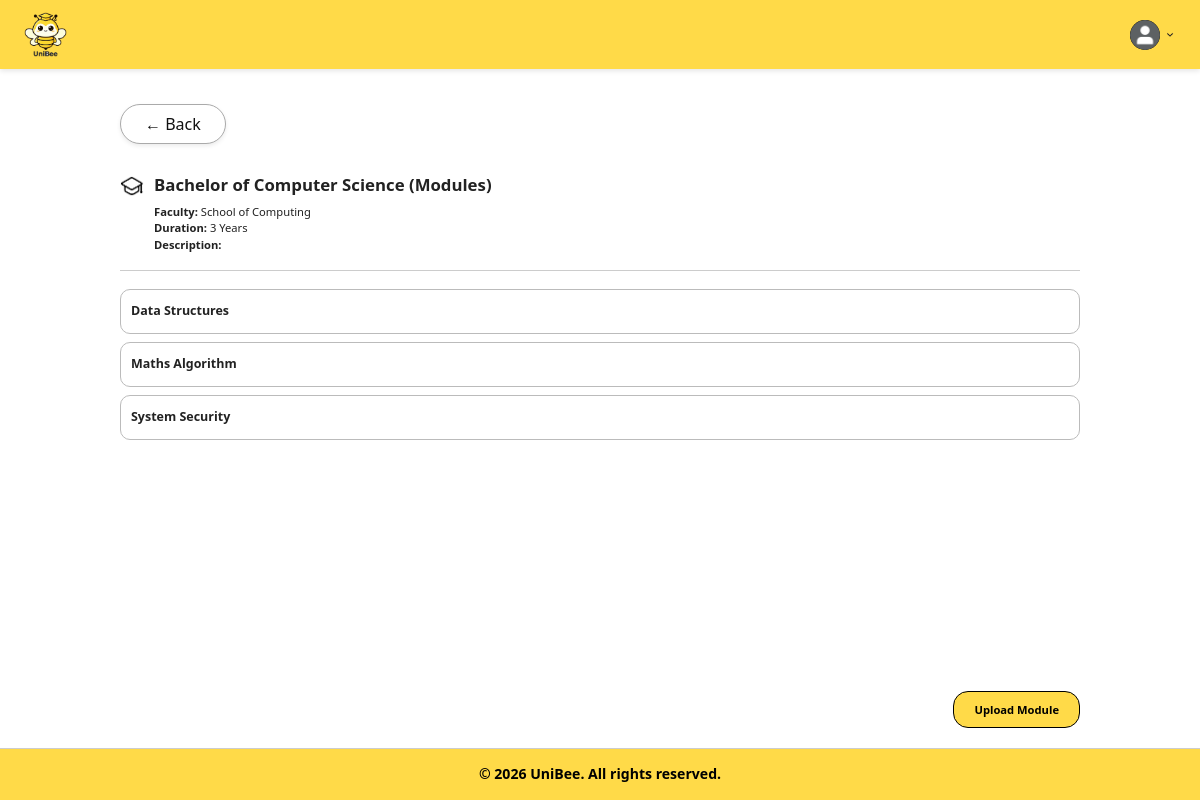
Screenshot of /boundary/UploadModuleListPage.php?programmeId=1&facultyId=1 (signed in) with the database file from the repository.
### tables this page shows
CREATE TABLE Programmes (
    id INT PRIMARY KEY AUTO_INCREMENT,
    facultyId INT NOT NULL,
    name VARCHAR(255) NOT NULL,
    code VARCHAR(50),
    durationYears INT,
    description TEXT,
    createdAt DATETIME DEFAULT CURRENT_TIMESTAMP,
    updatedAt DATETIME DEFAULT CURRENT_TIMESTAMP ON UPDATE CURRENT_TIMESTAMP,
    FOREIGN KEY (facultyId) REFERENCES Faculties(id) ON DELETE CASCADE
);

CREATE TABLE Faculties (
    id INT PRIMARY KEY AUTO_INCREMENT,
    universityId INT NOT NULL,
    name VARCHAR(255) NOT NULL,
    code VARCHAR(50),
    description TEXT,
    createdAt DATETIME DEFAULT CURRENT_TIMESTAMP,
    updatedAt DATETIME DEFAULT CURRENT_TIMESTAMP ON UPDATE CURRENT_TIMESTAMP,
    FOREIGN KEY (universityId) REFERENCES Universities(id) ON DELETE CASCADE
);

CREATE TABLE Modules (
    id INT PRIMARY KEY AUTO_INCREMENT,
    programmeId INT NOT NULL,
    name VARCHAR(255) NOT NULL,
    code VARCHAR(50),
    credits INT,
    semester ENUM('1', '2', 'special') DEFAULT '1',
    description TEXT,
    createdAt DATETIME DEFAULT CURRENT_TIMESTAMP,
    updatedAt DATETIME DEFAULT CURRENT_TIMESTAMP ON UPDATE CURRENT_TIMESTAMP,
    FOREIGN KEY (programmeId) REFERENCES Programmes(id) ON DELETE CASCADE
);

### entity/programmes.php (called while the page is built, shortened)
<?php
class Programmes
{
    public function getProgrammeById($programmeId, $facultyId, $universityId)
    {
        $database = new Database();
        $db = $database->connect();
        $sql = "SELECT
                p.id,
                p.facultyId,
                p.name,
                p.code,
                p.durationYears,
                p.description,
                p.createdAt,
                p.updatedAt
            FROM Programmes p
            INNER JOIN Faculties f
                ON p.facultyId = f.id
            WHERE p.id = ?
            AND p.facultyId = ?
            AND f.universityId = ?";
        $stmt = $db->prepare($sql);
        $stmt->execute([
            $programmeId,
            $facultyId,
            $universityId
        ]);
        return $stmt->fetch(PDO::FETCH_ASSOC);
    }
}

### controller/manageUniversityInformationController.php (called while the page is built, shortened)
<?php
require_once "../entity/faculties.php";
require_once "../entity/programmes.php";
require_once "../entity/modules.php";
class ManageUniversityInformationController
{
    private $faculties;
    private $programmes;
    private $modules;
    public function __construct()
    {
        $this->faculties = new Faculties();
        $this->programmes = new Programmes();
        $this->modules = new Modules();
    }
    public function getFacultyById($facultyId, $universityId)
    {
        return $this->faculties->getFacultyById(
            $facultyId,
            $universityId
        );
    }
    public function getProgrammeById($programmeId, $facultyId, $universityId)
    {
        return $this->programmes->getProgrammeById(
            $programmeId,
            $facultyId,
            $universityId
        );
    }
    public function getModulesByProgramme($programmeId)
    {
        return $this->modules->getModulesByProgramme($programmeId);
    }
}

### entity/faculties.php (called while the page is built, shortened)
<?php
class Faculties
{
    public function getFacultyById($facultyId, $universityId)
    {
        $database = new Database();
        $db = $database->connect();
        $sql = "SELECT
                id,
                universityId,
                name,
                code,
                description,
                createdAt,
                updatedAt
            FROM Faculties
            WHERE id = ?
            AND universityId = ?";
        $stmt = $db->prepare($sql);
        $stmt->execute([
            $facultyId,
            $universityId
        ]);
        return $stmt->fetch(PDO::FETCH_ASSOC);
    }
}

### entity/modules.php (called while the page is built, shortened)
<?php
class Modules
{
    public function getModulesByProgramme($programmeId)
    {
        $database = new Database();
        $db = $database->connect();
        $sql = "SELECT
                    id,
                    programmeId,
                    name,
                    code,
                    credits,
                    semester,
                    description,
                    createdAt,
                    updatedAt
                FROM Modules
                WHERE programmeId = ?
                ORDER BY id ASC";
        $stmt = $db->prepare($sql);
        $stmt->execute([$programmeId]);
        return $stmt->fetchAll(PDO::FETCH_ASSOC);
    }
}

### boundary/uploadModuleListPage.php (the view, shortened to what this page needs)
<?php
require_once "../controller/manageUniversityInformationController.php";
$programmeId = isset($_GET['programmeId'])
    ? (int) $_GET['programmeId']
    : 0;
$facultyId = isset($_GET['facultyId'])
    ? (int) $_GET['facultyId']
    : 0;
$universityId = $_SESSION['university_id'] ?? null;
$controller = new ManageUniversityInformationController();
$programme = $controller->getProgrammeById(
    $programmeId,
    $facultyId,
    $universityId
);
$faculty = $controller->getFacultyById(
    $facultyId,
    $universityId
);
$modules = $controller->getModulesByProgramme(
    $programmeId
);
?>
<!DOCTYPE html>
<html lang="en">
<head>
    <link rel="stylesheet" href="../style.css">
</head>
<body>
    <header class="header">
        <div class="logo-container">
            <img
                src="../images/uniBeeLogo.png"
                alt="UniBee Logo"
            >
        </div>
        <div class="dashboard-header-right">
            <div class="profile-dropdown">
                <div
                    class="profile-container"
                    onclick="toggleDropdown()"
                >
                    <img
                        src="../images/profilePic.png"
                        alt="Profile"
                        class="profile-icon"
                    >
                    <img
                        src="../images/dropdown.png"
                        alt="Menu"
                        class="dropdown-arrow"
                    >
                </div>
            </div>
        </div>
    </header>
    <main class="module-list-page">
        <div class="profile-header">
            <a
                href="UploadProgrammeListPage.php?facultyId=<?php echo urlencode($facultyId); ?>"
                class="btn-back"
            >
                &#8592; Back
            </a>
        </div>
        <section class="module-header">
            <img
                src="../images/faculty.png"
                alt="Faculty"
            >
            <div>
                <h1>
                    <?php echo htmlspecialchars($programme['name']); ?> (Modules)
                </h1>
                <div class="module-details">
                    <p>
                        <strong>Faculty:</strong>
                        <?php echo htmlspecialchars($faculty['name']); ?>
                    </p>
                    <p>
                        <strong>Duration:</strong>
                        <?php echo htmlspecialchars($programme['durationYears']); ?> Years
                    </p>
                    <p>
                        <strong>Description:</strong>
                    </p>
                </div>
            </div>
        </section>
        <?php if (empty($modules)): ?>
            <div class="empty-module-message">
                No module has been uploaded yet.
            </div>
        <?php else: ?>
            <div class="module-list">
                <?php foreach ($modules as $module): ?>
                    <div class="module-row">
                        <span>
                            <?php echo htmlspecialchars($module['name']); ?>
                        </span>
                    </div>
                <?php endforeach; ?>
            </div>
        <?php endif; ?>
        <div class="upload-module-container">
            <a href="UploadListPage.php?type=module&facultyId=<?php echo urlencode($facultyId); ?>&programmeId=<?php echo urlencode($programmeId); ?>" class="upload-module-button">
                Upload Module
            </a>
        </div>
    </main>
    <footer>
        <div class="footer-bottom-bar">
            &copy; 2026 UniBee. All rights reserved.
        </div>
    </footer>
</body>
</html>

### rows the page displays
programmes: name "Bachelor of Computer Science", durationYears "3"
faculties: name "School of Computing"
modules: name "Data Structures"
modules: name "Maths Algorithm"
modules: name "System Security"
